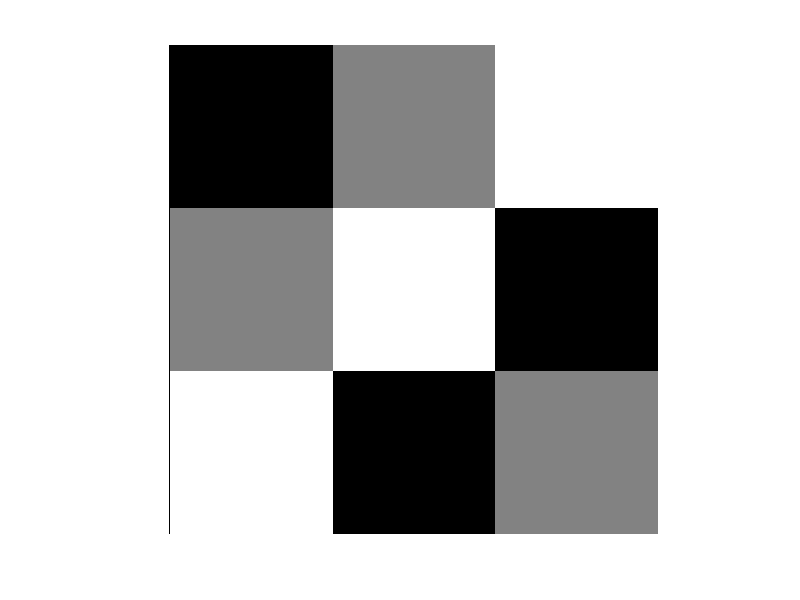

Here is the MATLAB script that generated this plot:
%{
DIRECTORY:	https://github.com/howwallace/reczekj-et-al-2020.git
PROGRAM:	convert_data.m
AUTHOR:		Harper O. W. Wallace
DATE:		17 Jan 2020

DESCRIPTION:
This script converts transmittance values (either directly input on scale of 0 to 1, or
stored in aves, the output variable from convert_img.m) to alignment angles relative to
0-degrees LPL.

NOTE:
convert_data.m can be used with convert_img.m (cf. header for convert_img.m for further
details). To ensure proper functionality, be sure to run this script after running
convert_img.m, and in the same MATLAB environment.
%}


N = 8;  % BASE
POL = 0;
ROUND = 5;

M = [0, 0.5, 1.0; 0.5, 1.0, 0; 1.0, 0, 0.5];
%M = aves;	% if used in conjunction with convert_img.m

intensity_adj = 2 * M - 1

ALIGN_PLUS = 180 / pi * mod(POL + 1/2 * acos(intensity_adj) - pi / 2, pi);
ALIGN_MINUS = 180 / pi * mod(POL - 1/2 * acos(intensity_adj) - pi / 2, pi);

%{
OUTPUT INTENSITIES
1/2 * (cos(pi / 180 * (POL - ALIGN_PLUS)) + 1);
%}

for x = 1:size(ALIGN_PLUS,1)
    fprintf('%s\n', num2str(ROUND * round(ALIGN_PLUS(x, :) / ROUND), '%d\t'));
end


INTENSITIES = 1/2 * (cos(pi / 180 * 2 * (POL - ALIGN_MINUS) + pi) + 1);

%subplot(1, 2, 2);
imshow(INTENSITIES);

